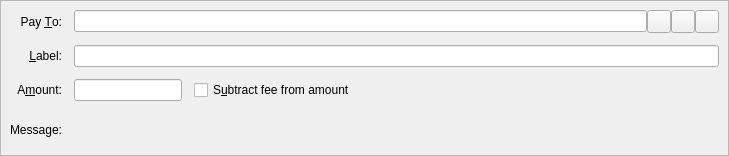
<?xml version="1.0" encoding="UTF-8"?>
<ui version="4.0">
 <class>SendCoinsEntry</class>
 <widget class="QStackedWidget" name="SendCoinsEntry">
  <property name="geometry">
   <rect>
    <x>0</x>
    <y>0</y>
    <width>729</width>
    <height>156</height>
   </rect>
  </property>
  <property name="focusPolicy">
   <enum>Qt::TabFocus</enum>
  </property>
  <property name="autoFillBackground">
   <bool>false</bool>
  </property>
  <widget class="QFrame" name="SendCoins">
   <property name="toolTip">
    <string>This is a normal payment.</string>
   </property>
   <property name="frameShape">
    <enum>QFrame::StyledPanel</enum>
   </property>
   <property name="frameShadow">
    <enum>QFrame::Sunken</enum>
   </property>
   <layout class="QGridLayout" name="gridLayout">
    <property name="spacing">
     <number>12</number>
    </property>
    <item row="0" column="0">
     <widget class="QLabel" name="payToLabel">
      <property name="text">
       <string>Pay &amp;To:</string>
      </property>
      <property name="alignment">
       <set>Qt::AlignRight|Qt::AlignTrailing|Qt::AlignVCenter</set>
      </property>
      <property name="buddy">
       <cstring>payTo</cstring>
      </property>
     </widget>
    </item>
    <item row="0" column="1">
     <layout class="QHBoxLayout" name="payToLayout">
      <property name="spacing">
       <number>0</number>
      </property>
      <item>
       <widget class="QValidatedLineEdit" name="payTo">
        <property name="toolTip">
         <string>The SEED address to send the payment to</string>
        </property>
       </widget>
      </item>
      <item>
       <widget class="QToolButton" name="addressBookButton">
        <property name="toolTip">
         <string>Choose previously used address</string>
        </property>
        <property name="text">
         <string/>
        </property>
        <property name="icon">
         <iconset resource="../seed.qrc">
          <normaloff>:/icons/address-book</normaloff>:/icons/address-book</iconset>
        </property>
        <property name="shortcut">
         <string>Alt+A</string>
        </property>
       </widget>
      </item>
      <item>
       <widget class="QToolButton" name="pasteButton">
        <property name="toolTip">
         <string>Paste address from clipboard</string>
        </property>
        <property name="text">
         <string/>
        </property>
        <property name="icon">
         <iconset resource="../seed.qrc">
          <normaloff>:/icons/editpaste</normaloff>:/icons/editpaste</iconset>
        </property>
        <property name="shortcut">
         <string>Alt+P</string>
        </property>
       </widget>
      </item>
      <item>
       <widget class="QToolButton" name="deleteButton">
        <property name="toolTip">
         <string>Remove this entry</string>
        </property>
        <property name="text">
         <string/>
        </property>
        <property name="icon">
         <iconset resource="../seed.qrc">
          <normaloff>:/icons/remove</normaloff>:/icons/remove</iconset>
        </property>
       </widget>
      </item>
     </layout>
    </item>
    <item row="1" column="0">
     <widget class="QLabel" name="labelLabel">
      <property name="text">
       <string>&amp;Label:</string>
      </property>
      <property name="alignment">
       <set>Qt::AlignRight|Qt::AlignTrailing|Qt::AlignVCenter</set>
      </property>
      <property name="buddy">
       <cstring>addAsLabel</cstring>
      </property>
     </widget>
    </item>
    <item row="1" column="1">
     <widget class="QLineEdit" name="addAsLabel">
      <property name="toolTip">
       <string>Enter a label for this address to add it to the list of used addresses</string>
      </property>
     </widget>
    </item>
    <item row="2" column="0">
     <widget class="QLabel" name="amountLabel">
      <property name="text">
       <string>A&amp;mount:</string>
      </property>
      <property name="alignment">
       <set>Qt::AlignRight|Qt::AlignTrailing|Qt::AlignVCenter</set>
      </property>
      <property name="buddy">
       <cstring>payAmount</cstring>
      </property>
     </widget>
    </item>
    <item row="2" column="1">
     <layout class="QHBoxLayout" name="horizontalLayoutAmount" stretch="0,1">
      <item>
       <widget class="BitcoinAmountField" name="payAmount"/>
      </item>
      <item>
       <widget class="QCheckBox" name="checkboxSubtractFeeFromAmount">
        <property name="toolTip">
         <string>The fee will be deducted from the amount being sent. The recipient will receive less seedcoins than you enter in the amount field. If multiple recipients are selected, the fee is split equally.</string>
        </property>
        <property name="text">
         <string>S&amp;ubtract fee from amount</string>
        </property>
       </widget>
      </item>
     </layout>
    </item>
    <item row="3" column="0">
     <widget class="QLabel" name="messageLabel">
      <property name="text">
       <string>Message:</string>
      </property>
      <property name="alignment">
       <set>Qt::AlignRight|Qt::AlignTrailing|Qt::AlignVCenter</set>
      </property>
     </widget>
    </item>
    <item row="3" column="1">
     <widget class="QLabel" name="messageTextLabel">
      <property name="toolTip">
       <string>A message that was attached to the SEED: URI which will be stored with the transaction for your reference. Note: This message will not be sent over the SEED network.</string>
      </property>
      <property name="textFormat">
       <enum>Qt::PlainText</enum>
      </property>
     </widget>
    </item>
   </layout>
  </widget>
  <widget class="QFrame" name="SendCoins_InsecurePaymentRequest">
   <property name="palette">
    <palette>
     <active>
      <colorrole role="WindowText">
       <brush brushstyle="SolidPattern">
        <color alpha="255">
         <red>0</red>
         <green>0</green>
         <blue>0</blue>
        </color>
       </brush>
      </colorrole>
      <colorrole role="Button">
       <brush brushstyle="SolidPattern">
        <color alpha="255">
         <red>255</red>
         <green>255</green>
         <blue>127</blue>
        </color>
       </brush>
      </colorrole>
      <colorrole role="Light">
       <brush brushstyle="SolidPattern">
        <color alpha="255">
         <red>255</red>
         <green>255</green>
         <blue>255</blue>
        </color>
       </brush>
      </colorrole>
      <colorrole role="Midlight">
       <brush brushstyle="SolidPattern">
        <color alpha="255">
         <red>255</red>
         <green>255</green>
         <blue>191</blue>
        </color>
       </brush>
      </colorrole>
      <colorrole role="Dark">
       <brush brushstyle="SolidPattern">
        <color alpha="255">
         <red>127</red>
         <green>127</green>
         <blue>63</blue>
        </color>
       </brush>
      </colorrole>
      <colorrole role="Mid">
       <brush brushstyle="SolidPattern">
        <color alpha="255">
         <red>170</red>
         <green>170</green>
         <blue>84</blue>
        </color>
       </brush>
      </colorrole>
      <colorrole role="Text">
       <brush brushstyle="SolidPattern">
        <color alpha="255">
         <red>0</red>
         <green>0</green>
         <blue>0</blue>
        </color>
       </brush>
      </colorrole>
      <colorrole role="BrightText">
       <brush brushstyle="SolidPattern">
        <color alpha="255">
         <red>255</red>
         <green>255</green>
         <blue>255</blue>
        </color>
       </brush>
      </colorrole>
      <colorrole role="ButtonText">
       <brush brushstyle="SolidPattern">
        <color alpha="255">
         <red>0</red>
         <green>0</green>
         <blue>0</blue>
        </color>
       </brush>
      </colorrole>
      <colorrole role="Base">
       <brush brushstyle="SolidPattern">
        <color alpha="255">
         <red>255</red>
         <green>255</green>
         <blue>255</blue>
        </color>
       </brush>
      </colorrole>
      <colorrole role="Window">
       <brush brushstyle="SolidPattern">
        <color alpha="255">
         <red>255</red>
         <green>255</green>
         <blue>127</blue>
        </color>
       </brush>
      </colorrole>
      <colorrole role="Shadow">
       <brush brushstyle="SolidPattern">
        <color alpha="255">
         <red>0</red>
         <green>0</green>
         <blue>0</blue>
        </color>
       </brush>
      </colorrole>
      <colorrole role="AlternateBase">
       <brush brushstyle="SolidPattern">
        <color alpha="255">
         <red>255</red>
         <green>255</green>
         <blue>191</blue>
        </color>
       </brush>
      </colorrole>
      <colorrole role="ToolTipBase">
       <brush brushstyle="SolidPattern">
        <color alpha="255">
         <red>255</red>
         <green>255</green>
         <blue>220</blue>
        </color>
       </brush>
      </colorrole>
      <colorrole role="ToolTipText">
       <brush brushstyle="SolidPattern">
        <color alpha="255">
         <red>0</red>
         <green>0</green>
         <blue>0</blue>
        </color>
       </brush>
      </colorrole>
     </active>
     <inactive>
      <colorrole role="WindowText">
       <brush brushstyle="SolidPattern">
        <color alpha="255">
         <red>0</red>
         <green>0</green>
         <blue>0</blue>
        </color>
       </brush>
      </colorrole>
      <colorrole role="Button">
       <brush brushstyle="SolidPattern">
        <color alpha="255">
         <red>255</red>
         <green>255</green>
         <blue>127</blue>
        </color>
       </brush>
      </colorrole>
      <colorrole role="Light">
       <brush brushstyle="SolidPattern">
        <color alpha="255">
         <red>255</red>
         <green>255</green>
         <blue>255</blue>
        </color>
       </brush>
      </colorrole>
      <colorrole role="Midlight">
       <brush brushstyle="SolidPattern">
        <color alpha="255">
         <red>255</red>
         <green>255</green>
         <blue>191</blue>
        </color>
       </brush>
      </colorrole>
      <colorrole role="Dark">
       <brush brushstyle="SolidPattern">
        <color alpha="255">
         <red>127</red>
         <green>127</green>
         <blue>63</blue>
        </color>
       </brush>
      </colorrole>
      <colorrole role="Mid">
       <brush brushstyle="SolidPattern">
        <color alpha="255">
         <red>170</red>
         <green>170</green>
         <blue>84</blue>
        </color>
       </brush>
      </colorrole>
      <colorrole role="Text">
       <brush brushstyle="SolidPattern">
        <color alpha="255">
         <red>0</red>
         <green>0</green>
         <blue>0</blue>
        </color>
       </brush>
      </colorrole>
      <colorrole role="BrightText">
       <brush brushstyle="SolidPattern">
        <color alpha="255">
         <red>255</red>
         <green>255</green>
         <blue>255</blue>
        </color>
       </brush>
      </colorrole>
      <colorrole role="ButtonText">
       <brush brushstyle="SolidPattern">
        <color alpha="255">
         <red>0</red>
         <green>0</green>
         <blue>0</blue>
        </color>
       </brush>
      </colorrole>
      <colorrole role="Base">
       <brush brushstyle="SolidPattern">
        <color alpha="255">
         <red>255</red>
         <green>255</green>
         <blue>255</blue>
        </color>
       </brush>
      </colorrole>
      <colorrole role="Window">
       <brush brushstyle="SolidPattern">
        <color alpha="255">
         <red>255</red>
         <green>255</green>
         <blue>127</blue>
        </color>
       </brush>
      </colorrole>
      <colorrole role="Shadow">
       <brush brushstyle="SolidPattern">
        <color alpha="255">
         <red>0</red>
         <green>0</green>
         <blue>0</blue>
        </color>
       </brush>
      </colorrole>
      <colorrole role="AlternateBase">
       <brush brushstyle="SolidPattern">
        <color alpha="255">
         <red>255</red>
         <green>255</green>
         <blue>191</blue>
        </color>
       </brush>
      </colorrole>
      <colorrole role="ToolTipBase">
       <brush brushstyle="SolidPattern">
        <color alpha="255">
         <red>255</red>
         <green>255</green>
         <blue>220</blue>
        </color>
       </brush>
      </colorrole>
      <colorrole role="ToolTipText">
       <brush brushstyle="SolidPattern">
        <color alpha="255">
         <red>0</red>
         <green>0</green>
         <blue>0</blue>
        </color>
       </brush>
      </colorrole>
     </inactive>
     <disabled>
      <colorrole role="WindowText">
       <brush brushstyle="SolidPattern">
        <color alpha="255">
         <red>127</red>
         <green>127</green>
         <blue>63</blue>
        </color>
       </brush>
      </colorrole>
      <colorrole role="Button">
       <brush brushstyle="SolidPattern">
        <color alpha="255">
         <red>255</red>
         <green>255</green>
         <blue>127</blue>
        </color>
       </brush>
      </colorrole>
      <colorrole role="Light">
       <brush brushstyle="SolidPattern">
        <color alpha="255">
         <red>255</red>
         <green>255</green>
         <blue>255</blue>
        </color>
       </brush>
      </colorrole>
      <colorrole role="Midlight">
       <brush brushstyle="SolidPattern">
        <color alpha="255">
         <red>255</red>
         <green>255</green>
         <blue>191</blue>
        </color>
       </brush>
      </colorrole>
      <colorrole role="Dark">
       <brush brushstyle="SolidPattern">
        <color alpha="255">
         <red>127</red>
         <green>127</green>
         <blue>63</blue>
        </color>
       </brush>
      </colorrole>
      <colorrole role="Mid">
       <brush brushstyle="SolidPattern">
        <color alpha="255">
         <red>170</red>
         <green>170</green>
         <blue>84</blue>
        </color>
       </brush>
      </colorrole>
      <colorrole role="Text">
       <brush brushstyle="SolidPattern">
        <color alpha="255">
         <red>127</red>
         <green>127</green>
         <blue>63</blue>
        </color>
       </brush>
      </colorrole>
      <colorrole role="BrightText">
       <brush brushstyle="SolidPattern">
        <color alpha="255">
         <red>255</red>
         <green>255</green>
         <blue>255</blue>
        </color>
       </brush>
      </colorrole>
      <colorrole role="ButtonText">
       <brush brushstyle="SolidPattern">
        <color alpha="255">
         <red>127</red>
         <green>127</green>
         <blue>63</blue>
        </color>
       </brush>
      </colorrole>
      <colorrole role="Base">
       <brush brushstyle="SolidPattern">
        <color alpha="255">
         <red>255</red>
         <green>255</green>
         <blue>127</blue>
        </color>
       </brush>
      </colorrole>
      <colorrole role="Window">
       <brush brushstyle="SolidPattern">
        <color alpha="255">
         <red>255</red>
         <green>255</green>
         <blue>127</blue>
        </color>
       </brush>
      </colorrole>
      <colorrole role="Shadow">
       <brush brushstyle="SolidPattern">
        <color alpha="255">
         <red>0</red>
         <green>0</green>
         <blue>0</blue>
        </color>
       </brush>
      </colorrole>
      <colorrole role="AlternateBase">
       <brush brushstyle="SolidPattern">
        <color alpha="255">
         <red>255</red>
         <green>255</green>
         <blue>127</blue>
        </color>
       </brush>
      </colorrole>
      <colorrole role="ToolTipBase">
       <brush brushstyle="SolidPattern">
        <color alpha="255">
         <red>255</red>
         <green>255</green>
         <blue>220</blue>
        </color>
       </brush>
      </colorrole>
      <colorrole role="ToolTipText">
       <brush brushstyle="SolidPattern">
        <color alpha="255">
         <red>0</red>
         <green>0</green>
         <blue>0</blue>
        </color>
       </brush>
      </colorrole>
     </disabled>
    </palette>
   </property>
   <property name="toolTip">
    <string>This is an unverified payment request.</string>
   </property>
   <property name="autoFillBackground">
    <bool>true</bool>
   </property>
   <property name="frameShape">
    <enum>QFrame::StyledPanel</enum>
   </property>
   <property name="frameShadow">
    <enum>QFrame::Sunken</enum>
   </property>
   <layout class="QGridLayout" name="gridLayout_is">
    <property name="spacing">
     <number>12</number>
    </property>
    <item row="0" column="0">
     <widget class="QLabel" name="payToLabel_is">
      <property name="text">
       <string>Pay To:</string>
      </property>
      <property name="alignment">
       <set>Qt::AlignRight|Qt::AlignTrailing|Qt::AlignVCenter</set>
      </property>
     </widget>
    </item>
    <item row="0" column="1">
     <layout class="QHBoxLayout" name="payToLayout_is">
      <property name="spacing">
       <number>0</number>
      </property>
      <item>
       <widget class="QLabel" name="payTo_is"/>
      </item>
      <item>
       <widget class="QToolButton" name="deleteButton_is">
        <property name="toolTip">
         <string>Remove this entry</string>
        </property>
        <property name="text">
         <string/>
        </property>
        <property name="icon">
         <iconset resource="../seed.qrc">
          <normaloff>:/icons/remove</normaloff>:/icons/remove</iconset>
        </property>
       </widget>
      </item>
     </layout>
    </item>
    <item row="1" column="0">
     <widget class="QLabel" name="memoLabel_is">
      <property name="text">
       <string>Memo:</string>
      </property>
      <property name="alignment">
       <set>Qt::AlignRight|Qt::AlignTrailing|Qt::AlignVCenter</set>
      </property>
     </widget>
    </item>
    <item row="1" column="1">
     <widget class="QLabel" name="memoTextLabel_is">
      <property name="textFormat">
       <enum>Qt::PlainText</enum>
      </property>
     </widget>
    </item>
    <item row="2" column="0">
     <widget class="QLabel" name="amountLabel_is">
      <property name="text">
       <string>A&amp;mount:</string>
      </property>
      <property name="alignment">
       <set>Qt::AlignRight|Qt::AlignTrailing|Qt::AlignVCenter</set>
      </property>
      <property name="buddy">
       <cstring>payAmount_is</cstring>
      </property>
     </widget>
    </item>
    <item row="2" column="1">
     <widget class="BitcoinAmountField" name="payAmount_is">
      <property name="acceptDrops">
       <bool>false</bool>
      </property>
     </widget>
    </item>
   </layout>
  </widget>
  <widget class="QFrame" name="SendCoins_SecurePaymentRequest">
   <property name="palette">
    <palette>
     <active>
      <colorrole role="WindowText">
       <brush brushstyle="SolidPattern">
        <color alpha="255">
         <red>0</red>
         <green>0</green>
         <blue>0</blue>
        </color>
       </brush>
      </colorrole>
      <colorrole role="Button">
       <brush brushstyle="SolidPattern">
        <color alpha="255">
         <red>140</red>
         <green>232</green>
         <blue>119</blue>
        </color>
       </brush>
      </colorrole>
      <colorrole role="Light">
       <brush brushstyle="SolidPattern">
        <color alpha="255">
         <red>230</red>
         <green>255</green>
         <blue>224</blue>
        </color>
       </brush>
      </colorrole>
      <colorrole role="Midlight">
       <brush brushstyle="SolidPattern">
        <color alpha="255">
         <red>185</red>
         <green>243</green>
         <blue>171</blue>
        </color>
       </brush>
      </colorrole>
      <colorrole role="Dark">
       <brush brushstyle="SolidPattern">
        <color alpha="255">
         <red>70</red>
         <green>116</green>
         <blue>59</blue>
        </color>
       </brush>
      </colorrole>
      <colorrole role="Mid">
       <brush brushstyle="SolidPattern">
        <color alpha="255">
         <red>93</red>
         <green>155</green>
         <blue>79</blue>
        </color>
       </brush>
      </colorrole>
      <colorrole role="Text">
       <brush brushstyle="SolidPattern">
        <color alpha="255">
         <red>0</red>
         <green>0</green>
         <blue>0</blue>
        </color>
       </brush>
      </colorrole>
      <colorrole role="BrightText">
       <brush brushstyle="SolidPattern">
        <color alpha="255">
         <red>155</red>
         <green>255</green>
         <blue>147</blue>
        </color>
       </brush>
      </colorrole>
      <colorrole role="ButtonText">
       <brush brushstyle="SolidPattern">
        <color alpha="255">
         <red>0</red>
         <green>0</green>
         <blue>0</blue>
        </color>
       </brush>
      </colorrole>
      <colorrole role="Base">
       <brush brushstyle="SolidPattern">
        <color alpha="255">
         <red>119</red>
         <green>255</green>
         <blue>233</blue>
        </color>
       </brush>
      </colorrole>
      <colorrole role="Window">
       <brush brushstyle="SolidPattern">
        <color alpha="255">
         <red>140</red>
         <green>232</green>
         <blue>119</blue>
        </color>
       </brush>
      </colorrole>
      <colorrole role="Shadow">
       <brush brushstyle="SolidPattern">
        <color alpha="255">
         <red>0</red>
         <green>0</green>
         <blue>0</blue>
        </color>
       </brush>
      </colorrole>
      <colorrole role="AlternateBase">
       <brush brushstyle="SolidPattern">
        <color alpha="255">
         <red>197</red>
         <green>243</green>
         <blue>187</blue>
        </color>
       </brush>
      </colorrole>
      <colorrole role="NoRole">
       <brush brushstyle="SolidPattern">
        <color alpha="255">
         <red>125</red>
         <green>194</green>
         <blue>122</blue>
        </color>
       </brush>
      </colorrole>
      <colorrole role="ToolTipBase">
       <brush brushstyle="SolidPattern">
        <color alpha="255">
         <red>255</red>
         <green>255</green>
         <blue>220</blue>
        </color>
       </brush>
      </colorrole>
      <colorrole role="ToolTipText">
       <brush brushstyle="SolidPattern">
        <color alpha="255">
         <red>0</red>
         <green>0</green>
         <blue>0</blue>
        </color>
       </brush>
      </colorrole>
     </active>
     <inactive>
      <colorrole role="WindowText">
       <brush brushstyle="SolidPattern">
        <color alpha="255">
         <red>0</red>
         <green>0</green>
         <blue>0</blue>
        </color>
       </brush>
      </colorrole>
      <colorrole role="Button">
       <brush brushstyle="SolidPattern">
        <color alpha="255">
         <red>140</red>
         <green>232</green>
         <blue>119</blue>
        </color>
       </brush>
      </colorrole>
      <colorrole role="Light">
       <brush brushstyle="SolidPattern">
        <color alpha="255">
         <red>230</red>
         <green>255</green>
         <blue>224</blue>
        </color>
       </brush>
      </colorrole>
      <colorrole role="Midlight">
       <brush brushstyle="SolidPattern">
        <color alpha="255">
         <red>185</red>
         <green>243</green>
         <blue>171</blue>
        </color>
       </brush>
      </colorrole>
      <colorrole role="Dark">
       <brush brushstyle="SolidPattern">
        <color alpha="255">
         <red>70</red>
         <green>116</green>
         <blue>59</blue>
        </color>
       </brush>
      </colorrole>
      <colorrole role="Mid">
       <brush brushstyle="SolidPattern">
        <color alpha="255">
         <red>93</red>
         <green>155</green>
         <blue>79</blue>
        </color>
       </brush>
      </colorrole>
      <colorrole role="Text">
       <brush brushstyle="SolidPattern">
        <color alpha="255">
         <red>0</red>
         <green>0</green>
         <blue>0</blue>
        </color>
       </brush>
      </colorrole>
      <colorrole role="BrightText">
       <brush brushstyle="SolidPattern">
        <color alpha="255">
         <red>155</red>
         <green>255</green>
         <blue>147</blue>
        </color>
       </brush>
      </colorrole>
      <colorrole role="ButtonText">
       <brush brushstyle="SolidPattern">
        <color alpha="255">
         <red>0</red>
         <green>0</green>
         <blue>0</blue>
        </color>
       </brush>
      </colorrole>
      <colorrole role="Base">
       <brush brushstyle="SolidPattern">
        <color alpha="255">
         <red>119</red>
         <green>255</green>
         <blue>233</blue>
        </color>
       </brush>
      </colorrole>
      <colorrole role="Window">
       <brush brushstyle="SolidPattern">
        <color alpha="255">
         <red>140</red>
         <green>232</green>
         <blue>119</blue>
        </color>
       </brush>
      </colorrole>
      <colorrole role="Shadow">
       <brush brushstyle="SolidPattern">
        <color alpha="255">
         <red>0</red>
         <green>0</green>
         <blue>0</blue>
        </color>
       </brush>
      </colorrole>
      <colorrole role="AlternateBase">
       <brush brushstyle="SolidPattern">
        <color alpha="255">
         <red>197</red>
         <green>243</green>
         <blue>187</blue>
        </color>
       </brush>
      </colorrole>
      <colorrole role="NoRole">
       <brush brushstyle="SolidPattern">
        <color alpha="255">
         <red>125</red>
         <green>194</green>
         <blue>122</blue>
        </color>
       </brush>
      </colorrole>
      <colorrole role="ToolTipBase">
       <brush brushstyle="SolidPattern">
        <color alpha="255">
         <red>255</red>
         <green>255</green>
         <blue>220</blue>
        </color>
       </brush>
      </colorrole>
      <colorrole role="ToolTipText">
       <brush brushstyle="SolidPattern">
        <color alpha="255">
         <red>0</red>
         <green>0</green>
         <blue>0</blue>
        </color>
       </brush>
      </colorrole>
     </inactive>
     <disabled>
      <colorrole role="WindowText">
       <brush brushstyle="SolidPattern">
        <color alpha="255">
         <red>70</red>
         <green>116</green>
         <blue>59</blue>
        </color>
       </brush>
      </colorrole>
      <colorrole role="Button">
       <brush brushstyle="SolidPattern">
        <color alpha="255">
         <red>140</red>
         <green>232</green>
         <blue>119</blue>
        </color>
       </brush>
      </colorrole>
      <colorrole role="Light">
       <brush brushstyle="SolidPattern">
        <color alpha="255">
         <red>230</red>
         <green>255</green>
         <blue>224</blue>
        </color>
       </brush>
      </colorrole>
      <colorrole role="Midlight">
       <brush brushstyle="SolidPattern">
        <color alpha="255">
         <red>185</red>
         <green>243</green>
         <blue>171</blue>
        </color>
       </brush>
      </colorrole>
      <colorrole role="Dark">
       <brush brushstyle="SolidPattern">
        <color alpha="255">
         <red>70</red>
         <green>116</green>
         <blue>59</blue>
        </color>
       </brush>
      </colorrole>
      <colorrole role="Mid">
       <brush brushstyle="SolidPattern">
        <color alpha="255">
         <red>93</red>
         <green>155</green>
         <blue>79</blue>
        </color>
       </brush>
      </colorrole>
      <colorrole role="Text">
       <brush brushstyle="SolidPattern">
        <color alpha="255">
         <red>70</red>
         <green>116</green>
         <blue>59</blue>
        </color>
       </brush>
      </colorrole>
      <colorrole role="BrightText">
       <brush brushstyle="SolidPattern">
        <color alpha="255">
         <red>155</red>
         <green>255</green>
         <blue>147</blue>
        </color>
       </brush>
      </colorrole>
      <colorrole role="ButtonText">
       <brush brushstyle="SolidPattern">
        <color alpha="255">
         <red>70</red>
         <green>116</green>
         <blue>59</blue>
        </color>
       </brush>
      </colorrole>
      <colorrole role="Base">
       <brush brushstyle="SolidPattern">
        <color alpha="255">
         <red>140</red>
         <green>232</green>
         <blue>119</blue>
        </color>
       </brush>
      </colorrole>
      <colorrole role="Window">
       <brush brushstyle="SolidPattern">
        <color alpha="255">
         <red>140</red>
         <green>232</green>
         <blue>119</blue>
        </color>
       </brush>
      </colorrole>
      <colorrole role="Shadow">
       <brush brushstyle="SolidPattern">
        <color alpha="255">
         <red>0</red>
         <green>0</green>
         <blue>0</blue>
        </color>
       </brush>
      </colorrole>
      <colorrole role="AlternateBase">
       <brush brushstyle="SolidPattern">
        <color alpha="255">
         <red>140</red>
         <green>232</green>
         <blue>119</blue>
        </color>
       </brush>
      </colorrole>
      <colorrole role="NoRole">
       <brush brushstyle="SolidPattern">
        <color alpha="255">
         <red>125</red>
         <green>194</green>
         <blue>122</blue>
        </color>
       </brush>
      </colorrole>
      <colorrole role="ToolTipBase">
       <brush brushstyle="SolidPattern">
        <color alpha="255">
         <red>255</red>
         <green>255</green>
         <blue>220</blue>
        </color>
       </brush>
      </colorrole>
      <colorrole role="ToolTipText">
       <brush brushstyle="SolidPattern">
        <color alpha="255">
         <red>0</red>
         <green>0</green>
         <blue>0</blue>
        </color>
       </brush>
      </colorrole>
     </disabled>
    </palette>
   </property>
   <property name="toolTip">
    <string>This is a verified payment request.</string>
   </property>
   <property name="autoFillBackground">
    <bool>true</bool>
   </property>
   <property name="frameShape">
    <enum>QFrame::StyledPanel</enum>
   </property>
   <property name="frameShadow">
    <enum>QFrame::Sunken</enum>
   </property>
   <layout class="QGridLayout" name="gridLayout_s">
    <property name="spacing">
     <number>12</number>
    </property>
    <item row="0" column="0">
     <widget class="QLabel" name="payToLabel_s">
      <property name="text">
       <string>Pay To:</string>
      </property>
      <property name="alignment">
       <set>Qt::AlignRight|Qt::AlignTrailing|Qt::AlignVCenter</set>
      </property>
     </widget>
    </item>
    <item row="0" column="1">
     <layout class="QHBoxLayout" name="payToLayout_s">
      <property name="spacing">
       <number>0</number>
      </property>
      <item>
       <widget class="QLabel" name="payTo_s">
        <property name="textFormat">
         <enum>Qt::PlainText</enum>
        </property>
       </widget>
      </item>
      <item>
       <widget class="QToolButton" name="deleteButton_s">
        <property name="toolTip">
         <string>Remove this entry</string>
        </property>
        <property name="text">
         <string/>
        </property>
        <property name="icon">
         <iconset resource="../seed.qrc">
          <normaloff>:/icons/remove</normaloff>:/icons/remove</iconset>
        </property>
       </widget>
      </item>
     </layout>
    </item>
    <item row="1" column="0">
     <widget class="QLabel" name="memoLabel_s">
      <property name="text">
       <string>Memo:</string>
      </property>
      <property name="alignment">
       <set>Qt::AlignRight|Qt::AlignTrailing|Qt::AlignVCenter</set>
      </property>
     </widget>
    </item>
    <item row="1" column="1">
     <widget class="QLabel" name="memoTextLabel_s">
      <property name="textFormat">
       <enum>Qt::PlainText</enum>
      </property>
     </widget>
    </item>
    <item row="2" column="0">
     <widget class="QLabel" name="amountLabel_s">
      <property name="text">
       <string>A&amp;mount:</string>
      </property>
      <property name="alignment">
       <set>Qt::AlignRight|Qt::AlignTrailing|Qt::AlignVCenter</set>
      </property>
      <property name="buddy">
       <cstring>payAmount_s</cstring>
      </property>
     </widget>
    </item>
    <item row="2" column="1">
     <widget class="BitcoinAmountField" name="payAmount_s">
      <property name="acceptDrops">
       <bool>false</bool>
      </property>
     </widget>
    </item>
   </layout>
  </widget>
 </widget>
 <customwidgets>
  <customwidget>
   <class>QValidatedLineEdit</class>
   <extends>QLineEdit</extends>
   <header>qvalidatedlineedit.h</header>
  </customwidget>
  <customwidget>
   <class>BitcoinAmountField</class>
   <extends>QLineEdit</extends>
   <header>bitcoinamountfield.h</header>
  </customwidget>
 </customwidgets>
 <tabstops>
  <tabstop>payTo</tabstop>
  <tabstop>addressBookButton</tabstop>
  <tabstop>pasteButton</tabstop>
  <tabstop>deleteButton</tabstop>
  <tabstop>addAsLabel</tabstop>
  <tabstop>payAmount</tabstop>
  <tabstop>payAmount_is</tabstop>
  <tabstop>deleteButton_is</tabstop>
  <tabstop>payAmount_s</tabstop>
  <tabstop>deleteButton_s</tabstop>
 </tabstops>
 <resources>
  <include location="../seed.qrc"/>
 </resources>
 <connections/>
</ui>
